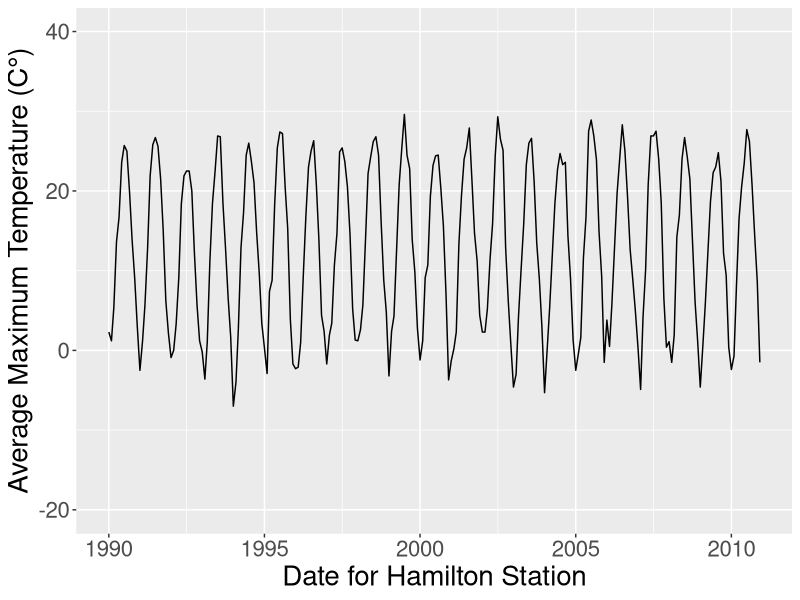
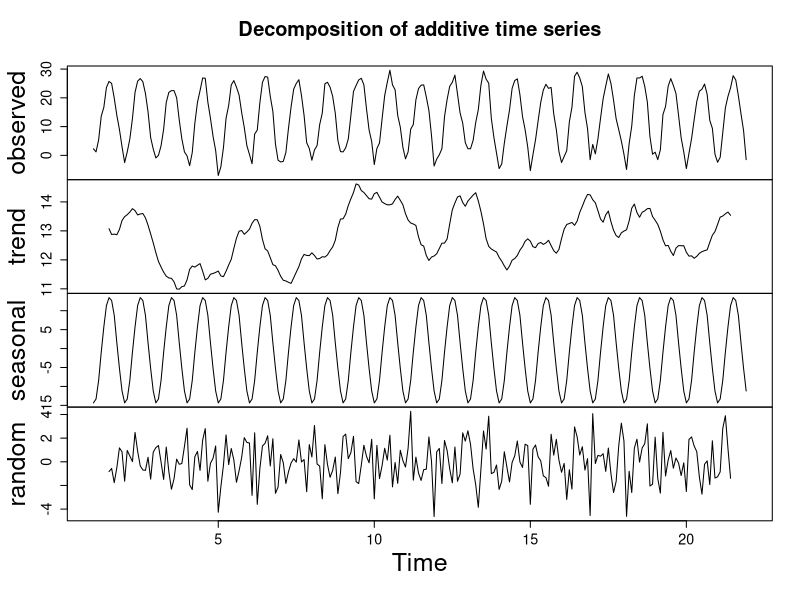
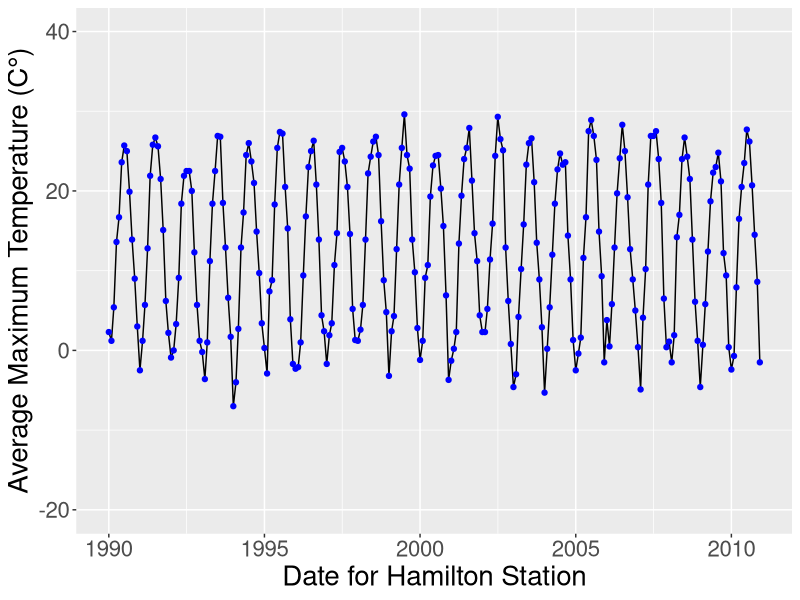
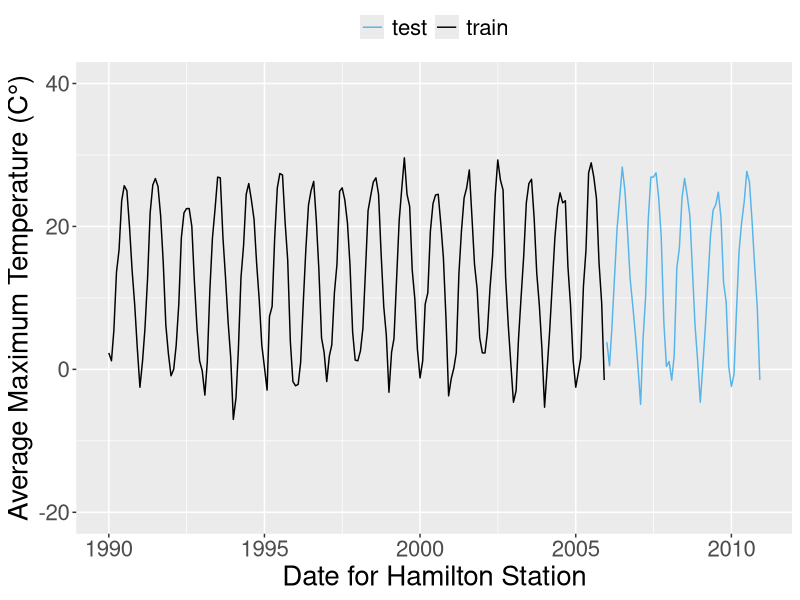
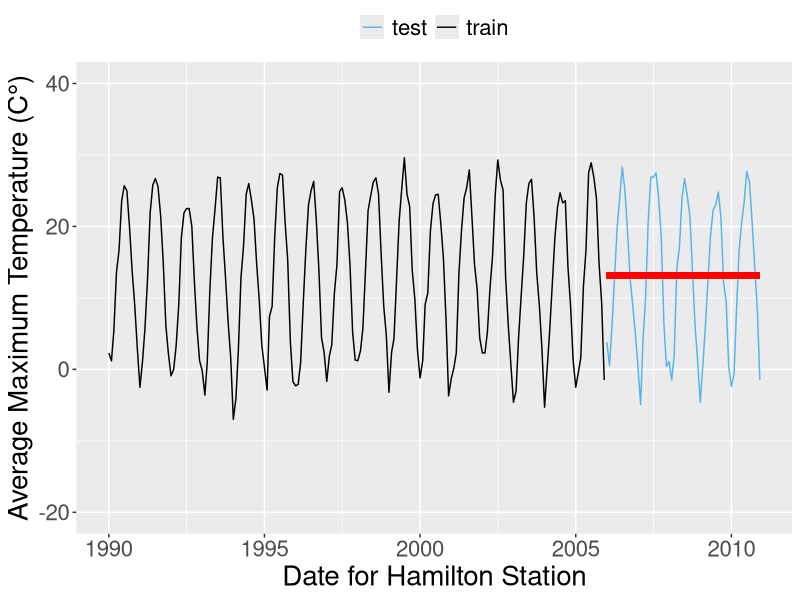
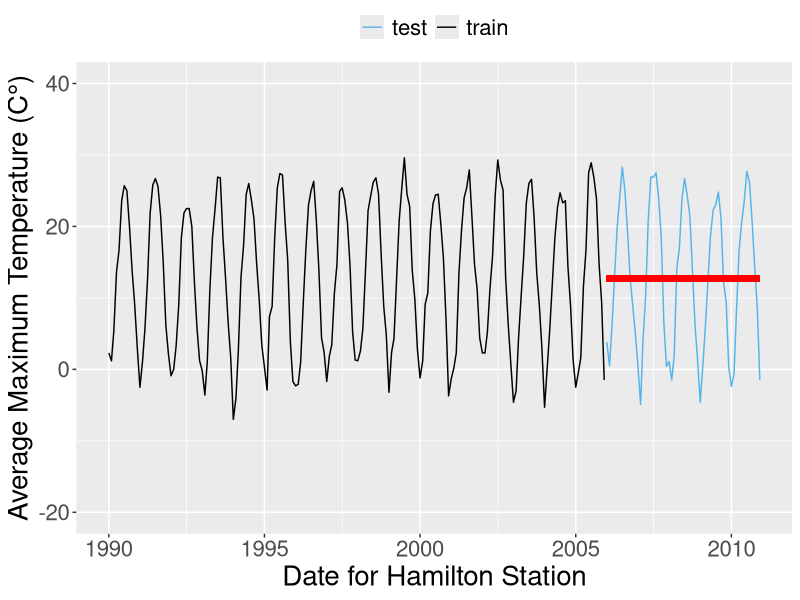
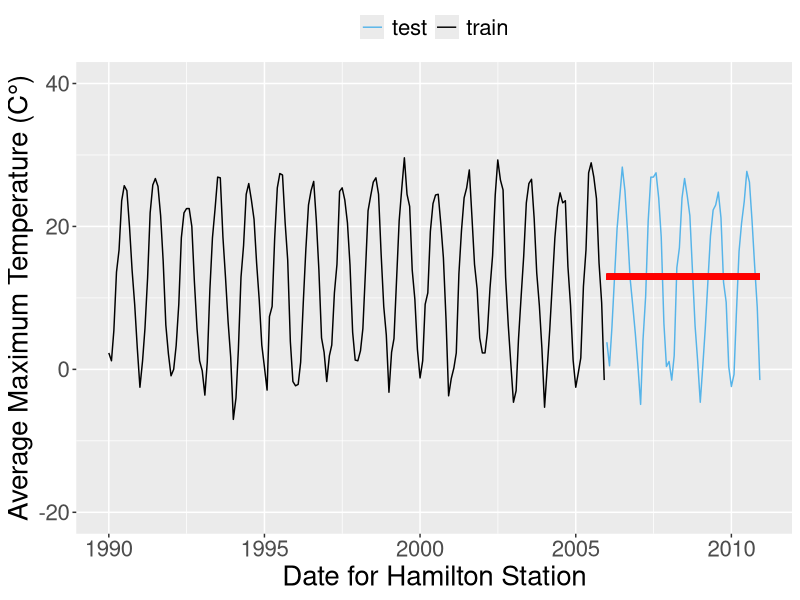
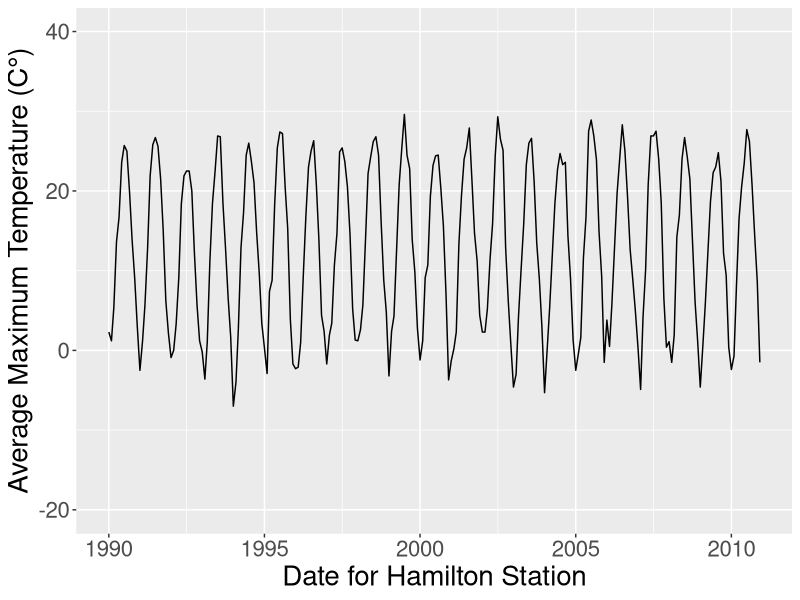

The R script that drew these images, in order:
## ---- chunk 1
library(tidyverse) ## data manipulation
library(forecast) ## time series analyses
## ---- chunk 2
## read data
station <- read.csv("data//climateStation.csv")
station[,"Date.Time"]<- paste0(station[,"Date.Time"], "-01") ## attach first day of the month 

## date manipulations
station[,"Date.Time"] <- as.character(station[,"Date.Time"]) %>% as.Date(., "%Y-%m-%d")
station[,"Year"] <- format(station[,"Date.Time"], "%Y")
station[,"Month"] <- format(station[,"Date.Time"], "%m")


## ---- chunk 3

### plot data
ggplot(station, aes(x=Date.Time, y= TempMax)) + geom_line() + ylim(-20,40) + xlab("Date for Hamilton Station") + ylab("Average Maximum Temperature (C°)") + theme(text = element_text(size=20))

## Decompose data
stationts <- ts(station$TempMax, frequency=12) ## frequency per 12 months
plot(decompose(stationts), cex.axis=1.3, cex.lab=1.5)

## show months
ggplot(station, aes(x=Date.Time, y= TempMax)) + geom_line() + ylim(-20,40) + xlab("Date for Hamilton Station") + ylab("Average Maximum Temperature (C°)") + geom_point(col="blue") + theme(text = element_text(size=20))

## separate into testing and training
station[,"DataTest"] <- ifelse(station$Year < 2006, "train", "test")

## Identify testing vs training dataset
ggplot(station, aes(x=Date.Time, y= TempMax, col=DataTest)) + geom_line() + ylim(-20,40) + xlab("Date for Hamilton Station") + ylab("Average Maximum Temperature (C°)") +  scale_colour_manual(values=c("#56B4E9","black")) + theme(text = element_text(size=20),  legend.position = "top", legend.direction = "horizontal", legend.title = element_blank())
## ---- chunk 4
## select training data
train <- subset(station, DataTest == "train")
test <- subset(station, DataTest == "test")

## load function for RMSE evaluation
RMSE = function(m, o){
  sqrt(mean((m - o)^2))
}


## Naive prediction
max(train$Year)
yrAvg <- train %>%  group_by(Year) %>%  summarize(avg=mean(TempMax)) %>%  filter(Year==2005)

ggplot(station, aes(x=Date.Time, y= TempMax, col=DataTest)) + geom_line() + ylim(-20,40) + xlab("Date for Hamilton Station") + ylab("Average Maximum Temperature (C°)") +  scale_colour_manual(values=c("#56B4E9","black")) + theme(text = element_text(size=20),  legend.position = "top", legend.direction = "horizontal", legend.title = element_blank()) +
  geom_segment(aes(x=test[1,"Date.Time"], y=13.1, xend=test[60,"Date.Time"], yend=13.1), color="red", lwd=2)

## Evaluate
RMSE(test$TempMax, 13.1)


## Simple Average
mean(train$TempMax)

ggplot(station, aes(x=Date.Time, y= TempMax, col=DataTest)) + geom_line() + ylim(-20,40) + xlab("Date for Hamilton Station") + ylab("Average Maximum Temperature (C°)") +  scale_colour_manual(values=c("#56B4E9","black")) + theme(text = element_text(size=20),  legend.position = "top", legend.direction = "horizontal", legend.title = element_blank()) +
  geom_segment(aes(x=test[1,"Date.Time"], y=12.75, xend=test[60,"Date.Time"], yend=12.75), color="red", lwd=2)

## Evaluate
RMSE(test$TempMax, 12.75)

## Select average
mean(train[train$Year>2000, "TempMax"])

ggplot(station, aes(x=Date.Time, y= TempMax, col=DataTest)) + geom_line() + ylim(-20,40) + xlab("Date for Hamilton Station") + ylab("Average Maximum Temperature (C°)") +  scale_colour_manual(values=c("#56B4E9","black")) + theme(text = element_text(size=20),  legend.position = "top", legend.direction = "horizontal", legend.title = element_blank()) +
  geom_segment(aes(x=test[1,"Date.Time"], y=12.94, xend=test[60,"Date.Time"], yend=12.94), color="red", lwd=2)

## Evaluate
RMSE(test$TempMax, 12.94)
## ---- chunk 5

ggplot(station, aes(x=Date.Time, y= TempMax)) + geom_line() + ylim(-20,40) + xlab("Date for Hamilton Station") + ylab("Average Maximum Temperature (C°)") +  scale_colour_manual(values=c("#56B4E9","black")) + theme(text = element_text(size=20),  legend.position = "top", legend.direction = "horizontal", legend.title = element_blank()) 

pacf(station$TempMax, main="Hamilton Station", ylab="Partial ACF", cex.lab=1.5, cex.axis=1.3)

## ---- chunk 6

### AR model first
ar <- arima(station$TempMax, order=c(1,0,0))
summary(ar)

## plot model fits
arfit <- station$TempMax - residuals(ar)
ggplot(station, aes(x=Date.Time, y= TempMax)) + geom_line() + ylim(-20,40) + xlab("Date for Hamilton Station") + ylab("Average Maximum Temperature (C°)") +  scale_colour_manual(values=c("#56B4E9","black")) + theme(text = element_text(size=20),  legend.position = "top", legend.direction = "horizontal", legend.title = element_blank()) +
  geom_line(aes(x=Date.Time, y= arfit), col="Red")

## Forecast using AR
artrain <- arima(train$TempMax, order=c(1,0,0))
predictAR <- predict(artrain, n.ahead=60)

## extract vector
predData <- data.frame(Date.Time= test$Date.Time, TempMax=as.vector(predictAR$pred), error = as.vector(predictAR$se))

## plot forecast
ggplot(station, aes(x=Date.Time, y= TempMax)) + geom_line() + ylim(-20,40) + xlab("Date for Hamilton Station") + ylab("Average Maximum Temperature (C°)") +  scale_colour_manual(values=c("#56B4E9","black")) + theme(text = element_text(size=20),  legend.position = "top", legend.direction = "horizontal", legend.title = element_blank()) +
  geom_line( data = predData,  aes(x=Date.Time, y=TempMax), col="Red") + geom_ribbon(data = predData,  aes(x=Date.Time, ymin=TempMax-error, ymax=TempMax+error), alpha=0.2)

## Evaluate
RMSE(test$TempMax, predData$TempMax)

### Fit a MA model
ma <- arima(station$TempMax, order=c(0,0,1))
summary(ma)

## Plot MA model
mafit <- station$TempMax - residuals(ma)
ggplot(station, aes(x=Date.Time, y= TempMax)) + geom_line() + ylim(-20,40) + xlab("Date for Hamilton Station") + ylab("Average Maximum Temperature (C°)") +  scale_colour_manual(values=c("#56B4E9","black")) + theme(text = element_text(size=20),  legend.position = "top", legend.direction = "horizontal", legend.title = element_blank()) +
  geom_line(aes(x=Date.Time, y= mafit), col="Red")

## Forecast using MA
matrain <- arima(train$TempMax, order=c(0,0,1))
predictMA <- predict(matrain, n.ahead=60)

## extract vector
predData <- data.frame(Date.Time= test$Date.Time, TempMax=as.vector(predictMA$pred), error = as.vector(predictMA$se))

## plot forecast
ggplot(station, aes(x=Date.Time, y= TempMax)) + geom_line() + ylim(-20,40) + xlab("Date for Hamilton Station") + ylab("Average Maximum Temperature (C°)") +  scale_colour_manual(values=c("#56B4E9","black")) + theme(text = element_text(size=20),  legend.position = "top", legend.direction = "horizontal", legend.title = element_blank()) +
  geom_line( data = predData,  aes(x=Date.Time, y=TempMax), col="Red") + geom_ribbon(data = predData,  aes(x=Date.Time, ymin=TempMax-error, ymax=TempMax+error), alpha=0.2)

## Evaluate
RMSE(test$TempMax, predData$TempMax)

### Choosing between the best model
cor(arfit, mafit) ## similar

## Check AIC
AIC(ar) ## AR
AIC(ma) ## MA

## Is the AIC of AR better?
AIC(ar) < AIC(ma) 

## Is the BIC of AR better?
BIC(ar) < BIC(ma) 
## ---- chunk 7
### Generate Random data
set.seed(0)
timeseries=arima.sim(list(order = c(1,1,2), ma=c(0.32,0.47), ar=0.8), n = 50)+50
newdata <- data.frame(time=1:length(timeseries), rh = timeseries)

## plot data
ggplot(newdata, aes(x=time, y= rh)) + geom_line() + ylim(0,80) + xlab("Date of experiment") + ylab("Average daily humidity")+ theme(text = element_text(size=20),  legend.position = "top", legend.direction = "horizontal", legend.title = element_blank())

### First remove stationarity
## Can check with an Augmented Dickie-Fuller test 
## Plot ACF
acf(newdata$rh)


## Generate 1st difference
diffdata <- data.frame(time= 1:(length(timeseries)-1), rh=diff(newdata$rh))

## Calculate difference of data
ggplot(diffdata, aes(x=time, y= rh)) + geom_line() + ylim(-10,10) + xlab("Date of experiment") + ylab("Average daily humidity")+ theme(text = element_text(size=20),  legend.position = "top", legend.direction = "horizontal", legend.title = element_blank())
## 1st order seems acceptable

## Plot ACF
acf(diffdata$rh) ## cuts off after lag 3, using a moving average of 3


## Plot PACF
pacf(diffdata$rh) ## cuts off after lag 1, using a autoregression of 1

## ---- chunk 8
## ARIMA(1,1,3) & ARIMA(1,2,3)
train <- newdata[1:40,] ## create new training dataset
test <- newdata[41:50,] ## create new testing dataset


arima1 <- arima(train$rh, order=c(1,1,3))
arima2 <- arima(train$rh, order=c(0,1,2))
arima3 <- arima(train$rh, order=c(1,1,2))

arima1
arima2
arima3

predAR1 <- data.frame(time=40:50, rh=predict(arima1, 11))
predAR2 <- data.frame(time=40:50, rh=predict(arima2, 11))
predAR3 <- data.frame(time=40:50, rh=predict(arima3, 11))

## Plot forecasts

ggplot(train, aes(x=time, y= rh)) + geom_line(lwd=2) + ylim(0,80) + xlab("Date of experiment") + ylab("Average daily humidity")+ theme(text = element_text(size=20),  legend.position = "top", legend.direction = "horizontal", legend.title = element_blank()) + xlim(0,51) + geom_point(data=test, aes(x=time, y=rh), cex=2)+
  geom_line(data=predAR1, aes(x=time, y=rh.pred), color="orange", lwd=2)+
  geom_line(data=predAR2, aes(x=time, y=rh.pred), color="blue", lwd=2) +
  geom_line(data=predAR3, aes(x=time, y=rh.pred), color="red", lwd=2)
  
## check AIC and BIC
AIC(arima1) < AIC(arima3)
BIC(arima1) < BIC(arima3)

## check normality of model fit
hist(residuals(arima1))

hist(residuals(arima3))
shapiro.test(residuals(arima3))

## Check residuals
checkresiduals(arima3)
